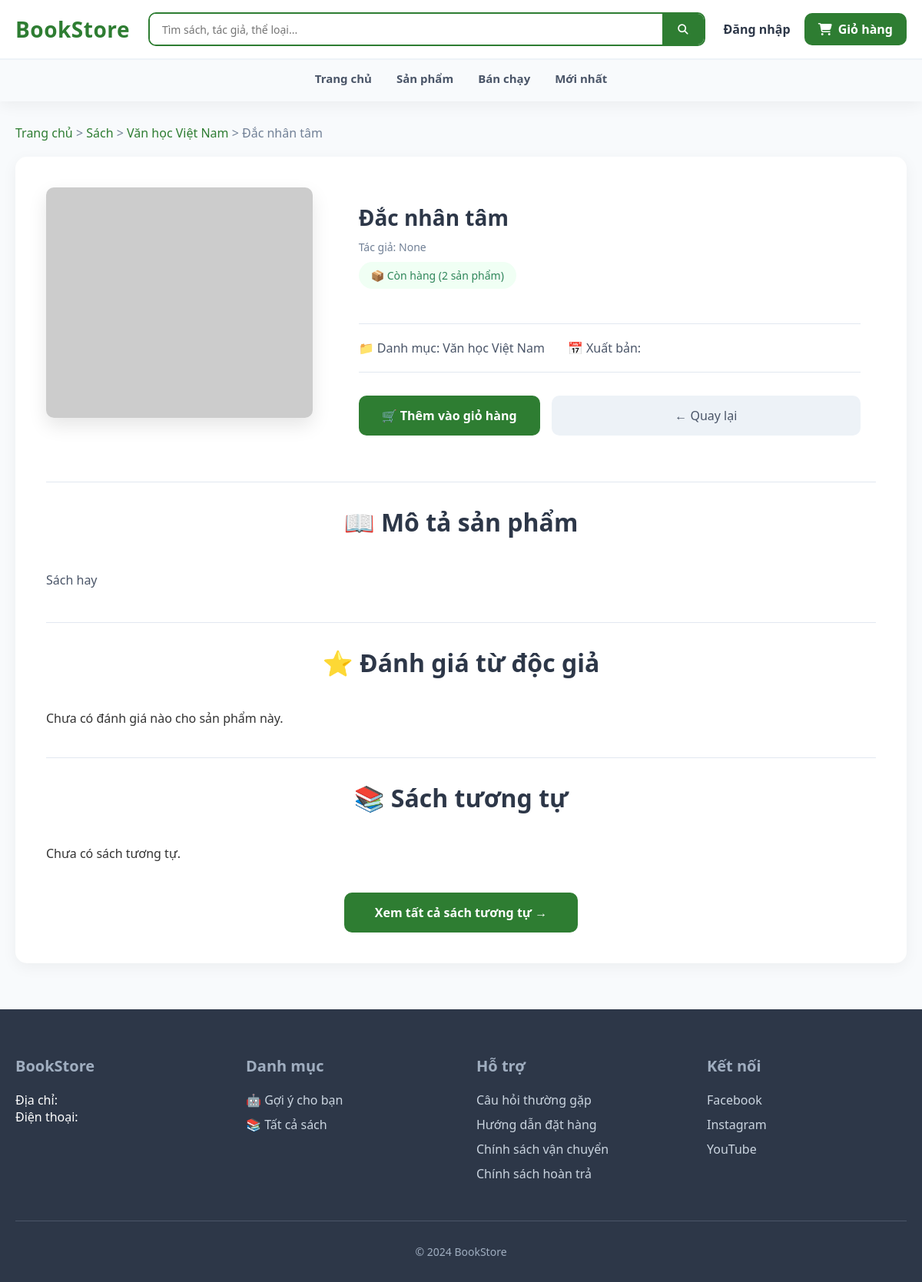
The app's page /book/1/, older data.
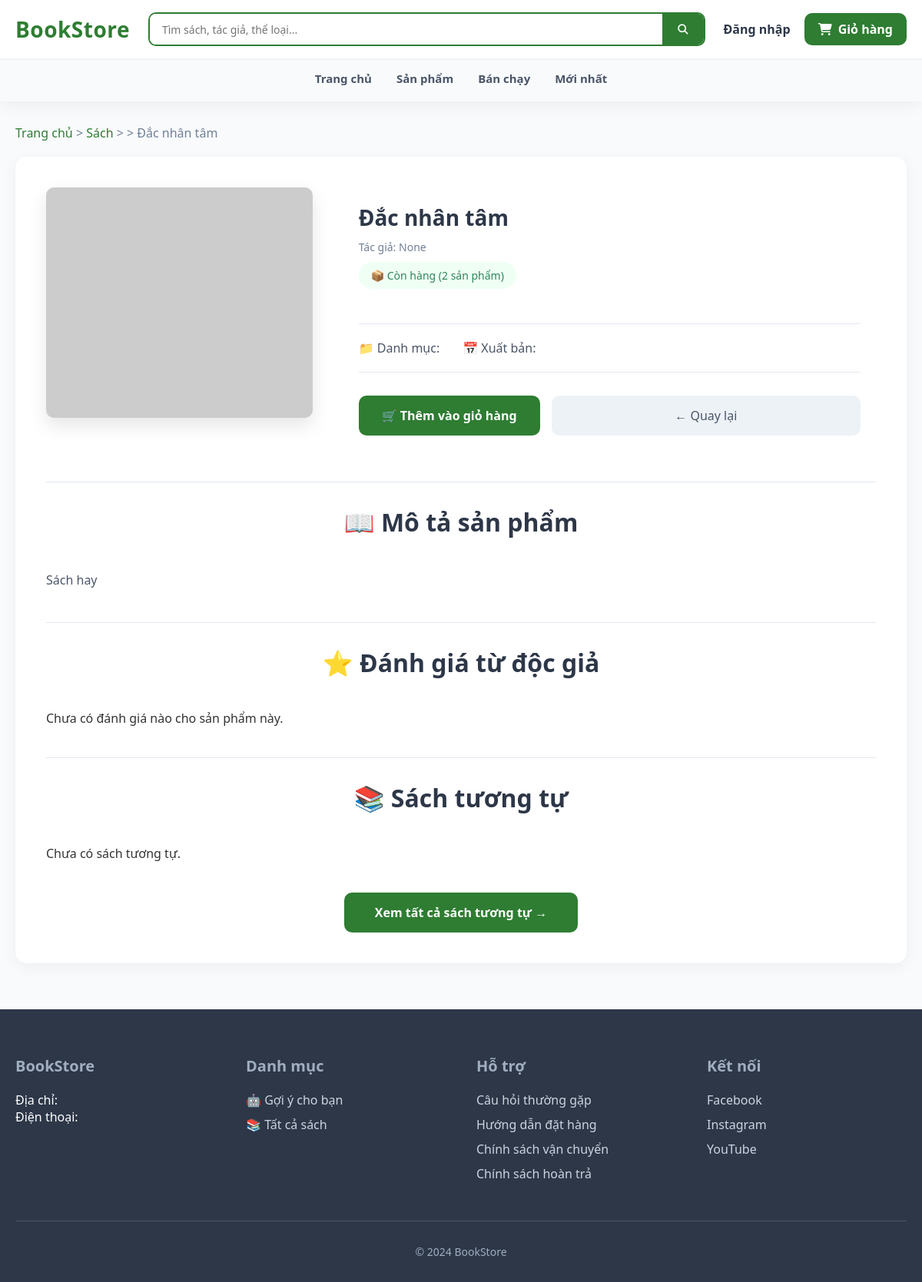
The same page, newer data.
### apps/book/models.py (models this page shows, shortened)
class Book(models.Model):
    title = models.CharField(max_length=255)
    slug = models.SlugField(max_length=255, unique=True)
    description = models.TextField(blank=True)
    price = models.DecimalField(max_digits=10, decimal_places=2)
    sale_price = models.DecimalField(max_digits=10, decimal_places=2, blank=True, null=True)
    stock = models.IntegerField(default=0)
    category = models.ForeignKey(Category, on_delete=models.SET_NULL, null=True, blank=True, related_name="books")
    author = models.ForeignKey(Author, on_delete=models.SET_NULL, null=True, blank=True, related_name="books")
    created_at = models.DateTimeField(auto_now_add=True)
    updated_at = models.DateTimeField(auto_now=True)
    average_rating = models.FloatField(default=0)  # Cache để hiển thị nhanh (cập nhật khi có review)

class Category(models.Model):
    name = models.CharField(max_length=255, unique=True)
    slug = models.SlugField(max_length=255, unique=True)

### apps/book/views.py (the view)
# urls.py: path("<int:pk>/", BookDetailView.as_view(), name="book_detail"),
class BookDetailView(DetailView):
    model = Book
    template_name = "book/book_detail.html"
    context_object_name = "book"
    def get_context_data(self, **kwargs):
        ctx = super().get_context_data(**kwargs)
        book = self.object
        ctx["similar_books"] = BookRecommender.similar_books(book, limit=6)
        return ctx

### apps/book/ai/recommender.py (called while the page is built)
    @staticmethod
    def similar_books(book, limit=6):
        if not isinstance(book, Book):
            return Book.objects.none()
        qs = Book.objects.exclude(id=book.id)
        same_author = list(qs.filter(author=book.author)[:limit])
        if len(same_author) >= limit:
            return same_author[:limit]
        result = same_author
        if book.category:
            same_cat = list(qs.filter(category=book.category).exclude(id__in=[b.id for b in result])[:limit - len(result)])
            result.extend(same_cat)
        if len(result) >= limit:
            return result[:limit]
        more = list(qs.exclude(id__in=[b.id for b in result])
                    .annotate(avg_rating=Avg("reviews__rating"))
                    .order_by("-avg_rating")[:limit - len(result)])
        result.extend(more)
        return result[:limit]

### templates/book/book_detail.html (shortened to what the changed rows need)
{% load static %}
<!DOCTYPE html>
<html lang="vi">
  <head>
    <link rel="stylesheet" href="{% static 'book/book_detail.css' %}">
    <link rel="stylesheet" href="{% static 'home/home.css' %}">
    <link rel="stylesheet"
    href="https://cdnjs.cloudflare.com/ajax/libs/font-awesome/6.5.1/css/all.min.css">
  </head>
  <body>
    <main class="container">
      <div class="breadcrumb">
        <a href="{% url 'home:home' %}">Trang chủ</a> &gt;
        <a href="{% url 'book:book_list' %}">Sách</a> &gt;
        <a href="{% url 'book:book_list' %}?category={{ book.category.id }}">
          {{ book.category.name }}
        </a>
        &gt;
        <span>{{ book.title }}</span>
      </div>
      <div class="book-detail">
        <div class="book-main">
          <div class="book-info">
            <h1>{{ book.title }}</h1>
            <div class="book-author">Tác giả: {{ book.author }}</div>
            {% if book.stock > 0 %}
              <span class="stock-status in-stock">
                📦 Còn hàng ({{ book.stock }} sản phẩm)
              </span>
            {% else %}
              <span class="stock-status out-of-stock">⚠️ Hết hàng</span>
            {% endif %}
            <div class="book-meta">
              <div class="meta-item">
                📁 Danh mục: {{ book.category.name }}
              </div>
              <div class="meta-item">
                📅 Xuất bản: {{ book.published_date|date:"d/m/Y" }}
              </div>
            </div>
            <div class="action-buttons">
              {% if book.stock > 0 %}
                <form method="POST" action="{% url 'cart:add_to_cart' book.id %}">
                </form>
              {% else %}
                <button class="btn-primary" disabled>Hết hàng</button>
              {% endif %}
              <button class="btn-secondary"
                      onclick="window.location.href='{% url 'book:book_list' %}'">
              </button>
            </div>
          </div>
        </div>
        <div class="section">
          <h2 class="section-title">📖 Mô tả sản phẩm</h2>
          <div class="description">
            {{ book.description|linebreaks }}
          </div>
        </div>
        <div class="section">
          <h2 class="section-title">⭐ Đánh giá từ độc giả</h2>
        </div>
        <div class="section">
            <h2 class="section-title">📚 Sách tương tự</h2>
        </div>
      </div>
    </main>
  </body>
</html>

Row changes from the older to the newer data that the page shows:
changed Book "Đắc nhân tâm": category_id 2 → empty (drawn); category.name "Văn học Việt Nam" → (not shown)
